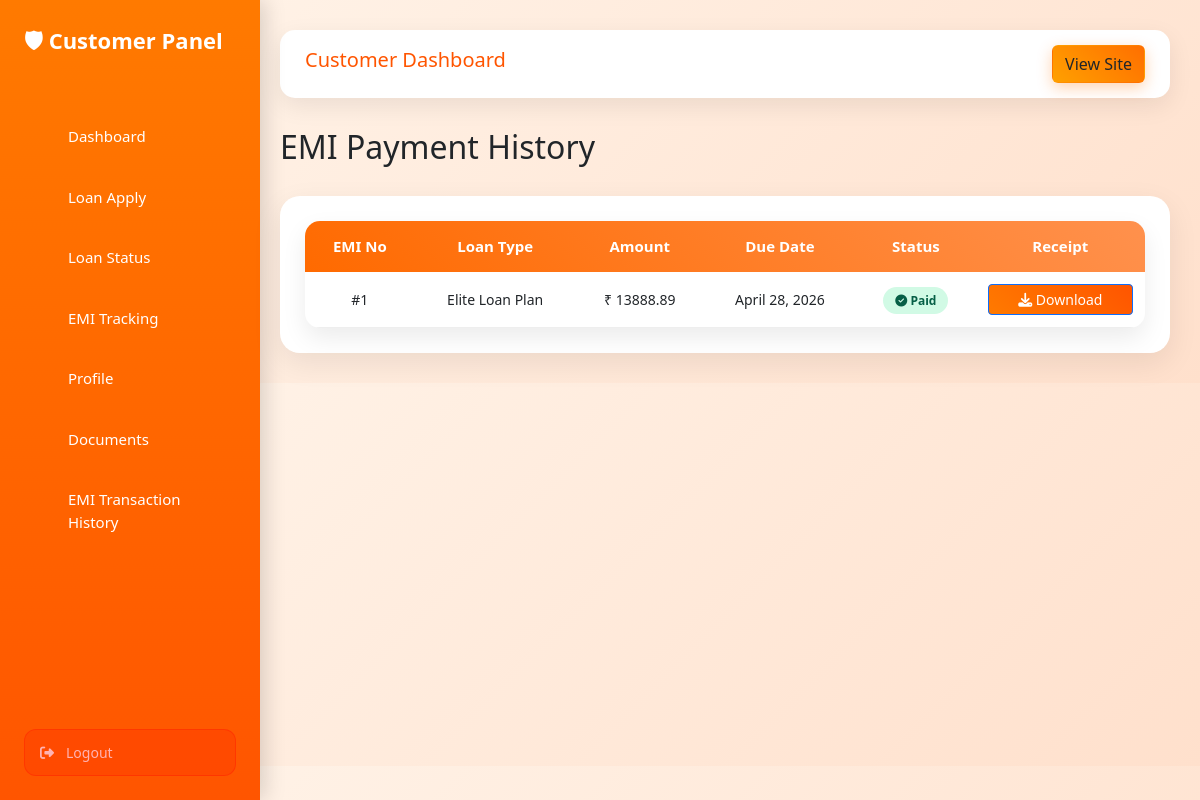
Screenshot of /customer-panel/emi-history/ (signed in) with the database file from the repository.
### customer/models.py (models this page shows, shortened)
class EMI(models.Model):
    loan = models.ForeignKey(Loan, on_delete=models.CASCADE)
    emi_number = models.IntegerField()
    amount = models.FloatField()
    due_date = models.DateField()
    is_paid = models.BooleanField(default=False)

class Loan(models.Model):
    STATUS = (
        ('Pending', 'Pending'),
        ('Approved', 'Approved'),
        ('Rejected', 'Rejected'),
    )
    customer = models.ForeignKey(Customer, on_delete=models.CASCADE)
    loan_head = models.ForeignKey(
        "admin_panel.LoanHead",
        on_delete=models.SET_NULL,
        null=True,
        blank=True
    )
    full_name = models.CharField(max_length=100, blank=True)
    email = models.EmailField(blank=True)
    loan_type = models.CharField(max_length=50)
    amount = models.FloatField()
    tenure = models.IntegerField()
    bank = models.CharField(max_length=100)
    mobile = models.CharField(max_length=15)
    interest_rate = models.FloatField(default=10)
    status = models.CharField(max_length=20, choices=STATUS, default='Pending')
    applied_date = models.DateTimeField(auto_now_add=True)

### customer/views.py (the view)
# urls.py: path('emi-history/', views.emi_history, name='emi_history'),
def emi_history(request):
    customer_id = request.session.get("customer_id")
    if not customer_id:
        return redirect("login")
    customer = Customer.objects.get(id=customer_id)
    emis = EMI.objects.filter(
        loan__customer=customer,
        is_paid=True
    ).select_related("loan").order_by("-id")
    return render(request, "customer/emi_history.html", {
        "emis": emis
    })

### customer/templates/customer/emi_history.html
{% extends 'customer/base_customer.html' %}
{% block content %}
<div class="loan-head fade-up">
<h2>EMI Payment History</h2>
<div class="table-box">
<table class="emi-table">
    <thead>
        <tr>
            <th>EMI No</th>
            <th>Loan Type</th>
            <th>Amount</th>
            <th>Due Date</th>
            <th>Status</th>
            <th>Receipt</th>
        </tr>
    </thead>
    <tbody>
    {% if emis %}
        {% for emi in emis %}
        <tr>
            <td>#{{ emi.emi_number }}</td>
            <td>{{ emi.loan.loan_type }}</td>
            <td>₹ {{ emi.amount|floatformat:2 }}</td>
            <td>{{ emi.due_date }}</td>
            <td>
                <span class="status paid">
                    <i class="fa fa-check-circle"></i> Paid
                </span>
            </td>
            <td>
                <a href="{% url 'download_emi_receipt' emi.id %}"
                target="_blank"
                class="btn btn-sm btn-primary">
                    <i class="fa fa-download"></i> Download
                </a>
            </td>
        </tr>
        {% endfor %}
    {% else %}
        <tr>
            <td colspan="5" style="text-align:center;">
                No EMI History Found
            </td>
        </tr>
    {% endif %}
    </tbody>
</table>
</div>
</div>
{% endblock %}

### static/css/customer.css (style rules this page uses)
* { margin: 0; padding: 0; box-sizing: border-box; font-family: 'Segoe UI', sans-serif; }
body { background: linear-gradient(135deg, #fff5eb, #ffe0cc); color: #333; }
.btn { padding: 10px 20px; border-radius: 10px; text-decoration: none; font-size: 14px; font-weight: 500; transition: 0.3s ease; display: inline-block; }
.table-box { background: white; padding: 25px; border-radius: 20px; box-shadow: 0 10px 30px rgba(0,0,0,0.08); overflow-x: auto; }
.status { padding: 6px 12px; border-radius: 20px; font-size: 12px; font-weight: 600; }
.btn-primary { width: 100%; padding: 12px; background: linear-gradient(45deg, #ff7a00, #ff5500); border: none; color: white; font-size: 15px; border-radius: 10px; cursor: pointer; transition: 0.3s; }
.table-box { background: white; padding: 25px; border-radius: 20px; box-shadow: 0 10px 30px rgba(0,0,0,0.08); margin-top: 30px; overflow-x: auto; }
.fade-up { opacity: 0; transform: translateY(40px); animation: fadeUp 0.8s ease forwards; }
.emi-table { width: 100%; border-collapse: collapse; background: #fff; border-radius: 15px; overflow: hidden; box-shadow: 0 10px 25px rgba(0,0,0,0.08); }
.emi-table thead { background: linear-gradient(45deg, #ff6a00, #ff914d); color: #fff; }
.emi-table th { padding: 14px; font-size: 15px; text-align: center; }
.emi-table td { padding: 12px; text-align: center; font-size: 14px; border-bottom: 1px solid #eee; }
.status { padding: 5px 12px; border-radius: 20px; font-size: 12px; font-weight: 600; }
.status.paid { background: #d1fae5; color: #065f46; }

### rows the page displays
EMI: emi_number "1", loan.loan_type "Elite Loan Plan", amount "13888.89", due_date "April 28, 2026"
